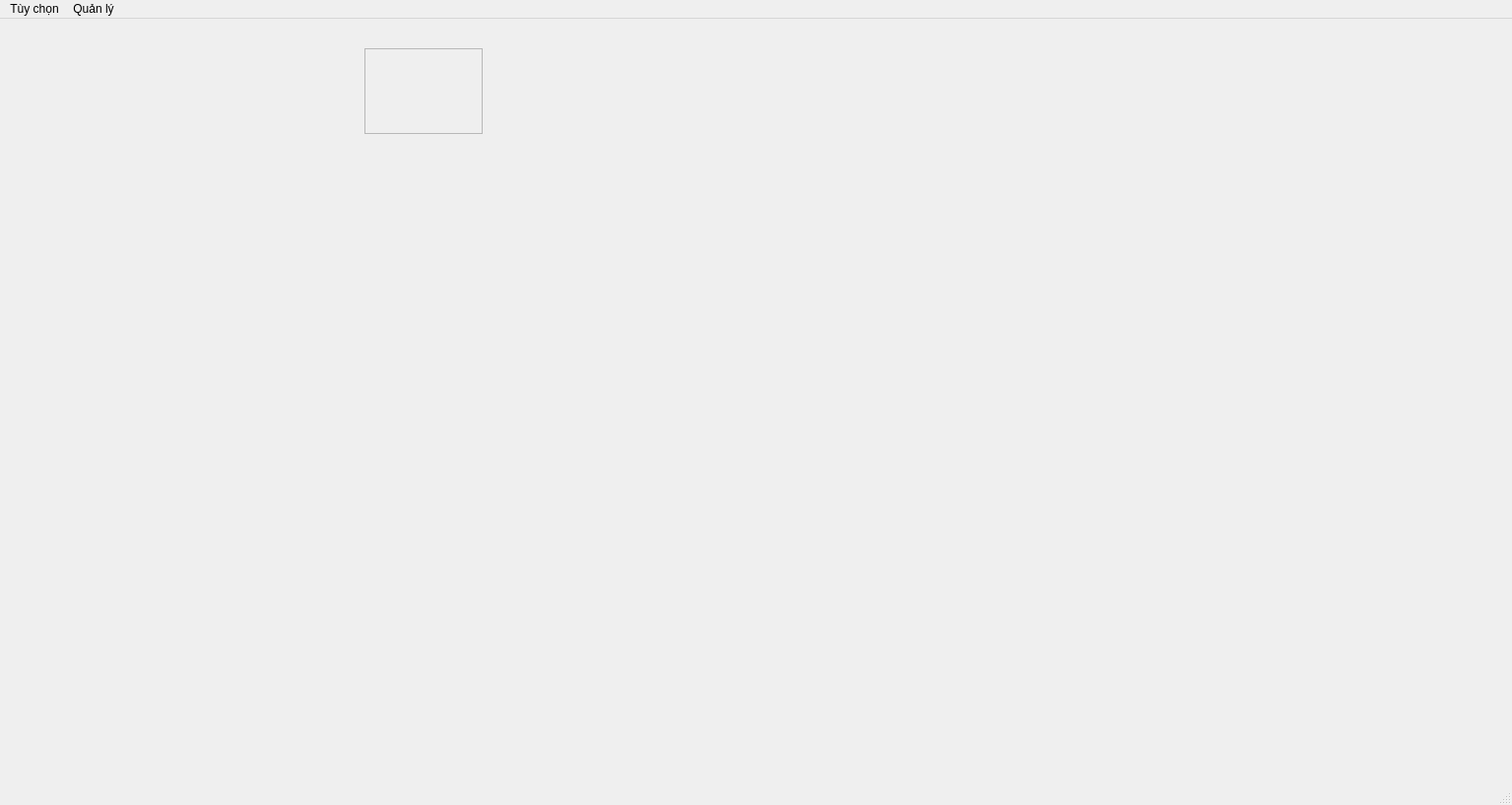
<?xml version="1.0" encoding="UTF-8"?>
<ui version="4.0">
 <class>program</class>
 <widget class="QMainWindow" name="program">
  <property name="geometry">
   <rect>
    <x>0</x>
    <y>0</y>
    <width>1535</width>
    <height>817</height>
   </rect>
  </property>
  <property name="windowTitle">
   <string>MainWindow</string>
  </property>
  <widget class="QWidget" name="centralwidget">
   <widget class="QScrollArea" name="scrollArea">
    <property name="geometry">
     <rect>
      <x>370</x>
      <y>30</y>
      <width>120</width>
      <height>87</height>
     </rect>
    </property>
    <property name="widgetResizable">
     <bool>true</bool>
    </property>
    <widget class="QWidget" name="scrollAreaWidgetContents">
     <property name="geometry">
      <rect>
       <x>0</x>
       <y>0</y>
       <width>118</width>
       <height>85</height>
      </rect>
     </property>
    </widget>
   </widget>
  </widget>
  <widget class="QMenuBar" name="menubar">
   <property name="geometry">
    <rect>
     <x>0</x>
     <y>0</y>
     <width>1535</width>
     <height>26</height>
    </rect>
   </property>
   <widget class="QMenu" name="menu">
    <property name="title">
     <string>Tùy chọn</string>
    </property>
    <addaction name="informationUser"/>
    <addaction name="purchaseHistory"/>
    <addaction name="editInformation"/>
    <addaction name="logOut"/>
    <addaction name="separator"/>
    <addaction name="help"/>
   </widget>
   <widget class="QMenu" name="manage">
    <property name="title">
     <string>Quản lý</string>
    </property>
    <addaction name="managerUser"/>
    <addaction name="managerProduct"/>
    <addaction name="managerPH"/>
    <addaction name="printerReport"/>
   </widget>
   <addaction name="menu"/>
   <addaction name="manage"/>
  </widget>
  <widget class="QStatusBar" name="statusbar"/>
  <action name="informationUser">
   <property name="text">
    <string>Thông tin tài khoản</string>
   </property>
  </action>
  <action name="purchaseHistory">
   <property name="text">
    <string>Lịch sử mua hàng</string>
   </property>
  </action>
  <action name="editInformation">
   <property name="text">
    <string>Chỉnh sửa thông tin</string>
   </property>
  </action>
  <action name="logOut">
   <property name="text">
    <string>Đăng xuất</string>
   </property>
  </action>
  <action name="managerUser">
   <property name="text">
    <string>Quản lý người dùng</string>
   </property>
  </action>
  <action name="managerProduct">
   <property name="text">
    <string>Quản lý sản phẩm</string>
   </property>
  </action>
  <action name="managerPH">
   <property name="text">
    <string>Quản lý lịch sửa mua hàng</string>
   </property>
  </action>
  <action name="printerReport">
   <property name="text">
    <string>Xuất báo cáo</string>
   </property>
  </action>
  <action name="help">
   <property name="text">
    <string>Hỗ trợ</string>
   </property>
  </action>
  <action name="regist">
   <property name="text">
    <string>Đăng ký </string>
   </property>
  </action>
 </widget>
 <resources/>
 <connections/>
</ui>
